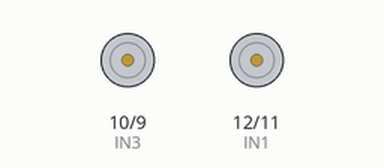
Simulated run of this sketch. Board: Arduino Uno, built with avr-gcc and run on an emulated ATmega328P. On the bench: motor-driver pin pairs drawn as motors (green arrow = first pin HIGH = forward, orange = second pin HIGH = backward, longer = more drive).

Above: at 1.5 s.
At 4.0 s:
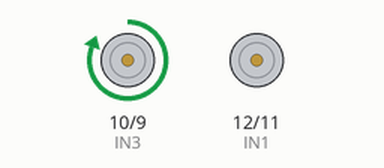
At 6.0 s:
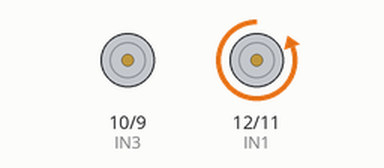
At 11.2 s:
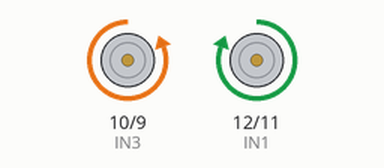
Timing chart, 0 to 13.0 s (numbered marks = the images above):
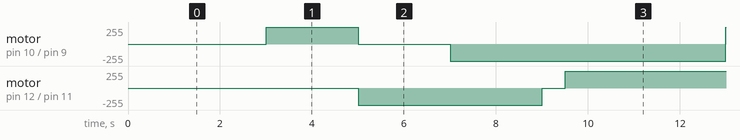

The sketch:

ControlarDosMotoresDC_Puente_H__F4.ino
```cpp
/*
 Ejemplo de control de motor DC usando modulo L298
 http://electronilab.co/tienda/driver-dual-para-motores-full-bridge-l298n/

 El programa activa el motor en un sentido por 4 segundos,
 para el motor por 500 ms, activa el motor en sentido inverso por 4 segundos
 y se detiene por 5 segundos. Luego repite la acción indefinidamente.

 Creado 16/05/14
 por Andres Cruz
 ELECTRONILAB.CO
 */
int IN2 = 11;
int IN1 =12;
int IN3 = 10;
int IN4 = 9;

void setup()
{
  pinMode (IN4, OUTPUT);    // Input4 conectada al pin 9
  pinMode (IN3, OUTPUT);    // Input3 conectada al pin 10
  pinMode (IN2, OUTPUT);    // Input2 conectada al pin 11
  pinMode (IN1, OUTPUT);    // Input1 conectada al pin 12
}
void loop()
{
  // Esperar por la conexion
  delay(3000);
  // Motor gira en un sentido hacia adelante Rueda de Empuje traseras
  digitalWrite (IN4, LOW);
  digitalWrite (IN3, HIGH);
  //digitalWrite (IN2, HIGH);
  //digitalWrite (IN1, LOW);
  delay(2000);


    // Motor gira en un sentido hacia atras Rueda de Empuje traseras
  //digitalWrite (IN4, HIGH);
  //digitalWrite (IN3, LOW);

  // Cruza las ruedas delanteras del Vehiulo.
        //Detiene los motores traseros
        digitalWrite (IN4, LOW);
        digitalWrite (IN3, LOW);

        digitalWrite (IN2, HIGH);
        digitalWrite (IN1, LOW);
        delay(2000);

        digitalWrite (IN4, HIGH);
        digitalWrite (IN3, LOW);
        delay(2000);
        // Detiene el cruce de las ruedas
        digitalWrite (IN2, LOW);
        digitalWrite (IN1, LOW);


  delay(500);

  digitalWrite (IN2, LOW);
  digitalWrite (IN1, HIGH);
  delay(500);
  /*
  // Motor no gira
  digitalWrite (IN4, LOW);
  digitalWrite (IN2, LOW);
  delay(500);
  // Motor gira en sentido inverso
  digitalWrite (IN3, HIGH);
  delay(4000);
  // Motor no gira
  digitalWrite (IN3, LOW);
  delay(5000);*/

}
```

Measured:
- by itself, motor on pin 10 (IN3) / pin 9 (IN4): repeats every 10.0 s: stopped 2.0 s, backward 255/255 6.0 s, forward 255/255 2.0 s
- by itself, motor on pin 12 (IN1) / pin 11 (IN2): repeats every 10.0 s: stopped 0.50 s, forward 255/255 5.5 s, backward 255/255 4.0 s
